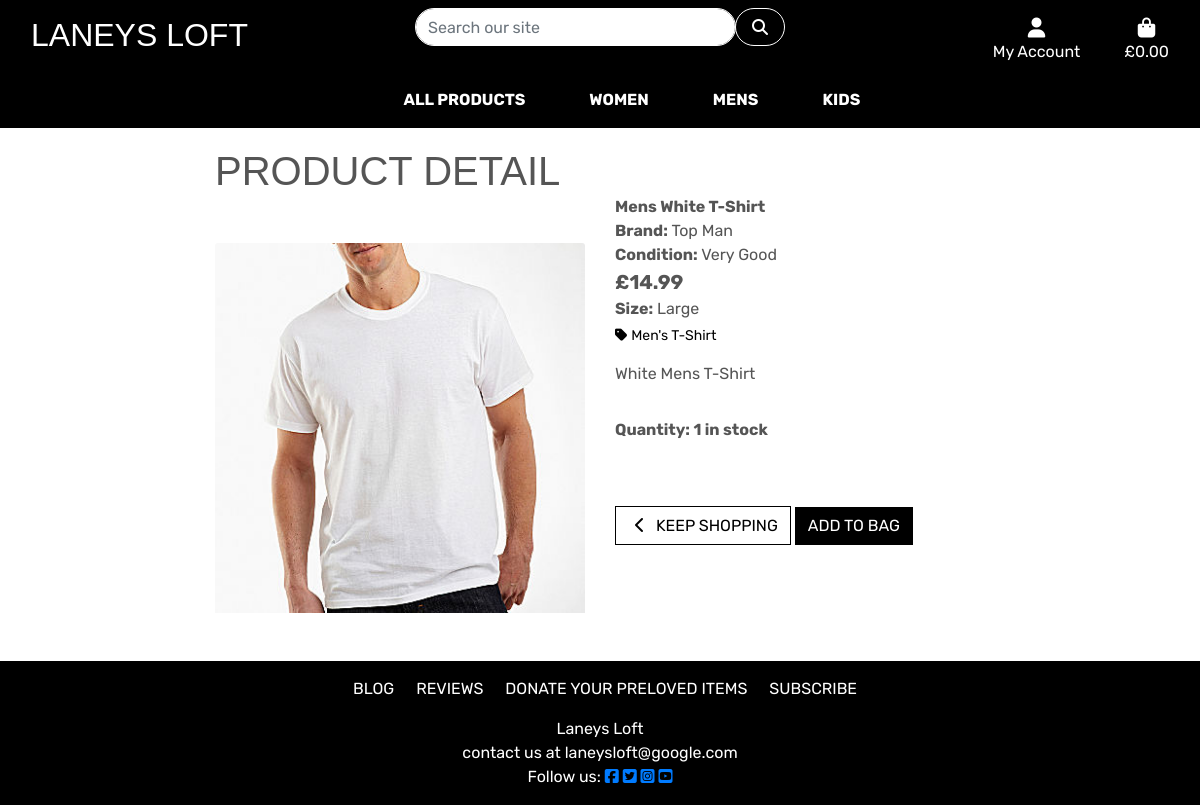
Screenshot of /items/f7f718dc-64f6-42f2-8b7c-e1ebb1ebbcc6 with the database file from the repository.
### items/models.py (models this page shows, shortened)
class Item(models.Model):
    category = models.ForeignKey(
        'Category', null=True, blank=True, on_delete=models.SET_NULL)
    sku = models.UUIDField(
        primary_key=True, default=uuid.uuid4, editable=False, max_length=2254)
    name = models.CharField(max_length=254)
    clothes_type = models.ForeignKey(
        'ClothesType', null=True, blank=True, on_delete=models.SET_NULL)
    men_women_children = models.CharField(
        max_length=200, choices=MEN_WOMEN_CHILDREN, default='na')
    size = models.ForeignKey(
        'Size', null=True, blank=True, on_delete=models.SET_NULL)
    kids_age = models.ForeignKey(
        'KidsAge', null=True, blank=True, on_delete=models.SET_NULL)
    colour = models.ForeignKey(
        'Colour', null=True, blank=True, on_delete=models.SET_NULL)
    brand_or_author = models.ForeignKey(
        'BrandOrAuthor', null=True, blank=True, on_delete=models.SET_NULL)
    description = models.TextField()
    price = models.DecimalField(max_digits=6, decimal_places=2)
    quality = models.CharField(max_length=254)
    image_url = models.URLField(max_length=1024, null=True, blank=True)
    image = models.ImageField(null=True, blank=True)
    quantity = models.IntegerField(null=True, blank=True)

class BrandOrAuthor(models.Model):
    brand = models.CharField(max_length=25, null=True, blank=True)
    def __str__(self):
        return self.brand

class Size(models.Model):
    size = models.CharField(max_length=50)
    def __str__(self):
        return self.size

class Category(models.Model):
    class Meta:
        verbose_name_plural = 'Categories'
    name = models.CharField(max_length=254)
    friendly_name = models.CharField(max_length=254, null=True, blank=True)

### items/views.py (the view)
# urls.py: path('<item_id>', views.item_detail, name='item_detail')
def item_detail(request, item_id):
    item = get_object_or_404(Item, pk=item_id)
    context = {
        'item': item,
    }
    return render(request, 'items/item_detail.html', context)

### bag/contexts.py (called while the page is built, shortened)
def bag_contents(request):
    bag_items = []
    total = 0
    item_count = 0
    bag = request.session.get('bag', {})
    if total < settings.FREE_DELIVERY_THRESHOLD:
        delivery = total * Decimal(settings.STANDARD_DELIVERY_PERCENTAGE / 100)
        free_delivery_delta = settings.FREE_DELIVERY_THRESHOLD - total
    else:
        delivery = 0
        free_delivery_delta = 0
    grand_total = delivery + total
    context = {
        'bag_items': bag_items,
        'total': total,
        'item_count': item_count,
        'delivery': delivery,
        'free_delivery_delta': free_delivery_delta,
        'free_delivery_threshold': settings.FREE_DELIVERY_THRESHOLD,
        'grand_total': grand_total,
    }
    return context

### items/templates/items/item_detail.html (shortened to what this page needs)
{% extends "base.html" %}
{% load static %}
{% block page_header %}
    <div class="container header-container">
    </div>
{% endblock %}
{% block content %}
    <div class="overlay"></div>
    <div class="container-fluid">
        <div class="row">
            <div class="col-12 col-md-6 col-lg-4 offset-lg-2">
                <h1 class="logo-font">Product Detail</h1>
                <div class="image-container my-5">
                    {% if item.image %}
                        <a href="{{ item.image.url }}" target="_blank">
                            <img class="card-img-top img-fluid" src="{{ item.image.url }}" alt="{{ item.name }}">
                        </a>
                        {% else %}
                        <a href="#">
                            <img class="card-img-top img-fluid" src="{{ MEDIA_URL }}noimage.png" alt="{{ item.name }}">
                        </a>
                    {% endif %}
                </div>
            </div>
            <div class="col-12 col-md-6 col-lg-4">
                <div class="product-details-container mb-5 mt-md-5">
                    <p class="mb-0"><strong>{{ item.name }}</strong></p>
                    <p class="mb-0"><strong>Brand:</strong> {{ item.brand_or_author }}</p>
                    <p class="mb-0"><strong>Condition:</strong> {{ item.quality }}</p>
                    <p class="lead mb-0 text-left font-weight-bold">£{{ item.price }}</p>
                    {% if item.size %}
                    <p class="mb-0"><strong>Size:</strong> {{ item.size }}</p>
                    {% endif %}
                    {% if item.category %}
                    <p class="small mt-1 mb-0">
                        <a class="text-black" href="{% url 'items' %}?category={{item.category.name }}">
                            <i class="fas fa-tag mr-1"></i>{{ item.category.friendly_name }}
                        </a>
                    </p>
                    {% endif %}
                    <p class="mt-3">{{ item.description }}</p>
                    <form class="form" action="{% url 'add_to_bag' item.sku %}" method="POST">
                        <div class="form-row">
                            <div class="col-12">
                                <p class="mt-3"><strong>Quantity: 1 in stock</strong></p>
                            </div>
                            <div class="col-12">
                                <a href="{% url 'items' %}" class="btn btn-outline-black rounded-0 mt-5">
                                    <span class="icon">
                                        <i class="fas fa-chevron-left"></i>
                                    </span>
                                    <span class="text-uppercase">Keep Shopping</span>
                                </a>
                                <input type="submit" class="btn btn-black rounded-0 text-uppercase mt-5" value="Add to Bag">
                            </div>
                        </div>
                    </form>
                </div>
            </div>
        </div>
    </div>
{% endblock %}

### static/css/base.css (style rules this page uses)
html { height: 100%; }
body { background: url('/media/homepage_background_cropped.webp') no-repeat center center fixed; background-size: cover; height: calc(100vh - 164px); color: #555; font-family: 'Rubik'; background-color: lightgrey; }
.header-container { padding-top: 145px; }
.icon { align-items: center; display: inline-flex; justify-content: center; height: 1.5rem; width: 1.5rem; }
.logo-font { text-transform: uppercase; font-family: 'Alfa Slab One', sans-serif; }
.btn-black { background: black; color: white; border-radius: 15px; margin-bottom: 15px; }
.btn-outline-black { background: white; color: black !important; border: 1px solid black; margin-bottom: 15px; border-radius: 15px; }
.text-black { color: #000 !important; }
.overlay { height: 100%; width: 100%; top: 0; left: 0; position: fixed; background: white; z-index: -1; }
@media (min-width: 1200px) { .container { max-width: 80%; } }
@media (min-width: 992px) { .header-container { padding-top: 164px; } }
@media (min-width: 408px) { .header-container { padding-top: 100px; } }
@media (min-width: 992px) { .header-container { padding-top: 147px; } }

### rows the page displays
Item: image (picture), name "Mens White T-Shirt", brand_or_author "Top Man", quality "Very Good", price "14.99", size "Large", category.friendly_name "Men's T-Shirt", description "White Mens T-Shirt"
